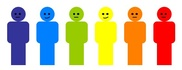
#> input picture images/assignment4/seg1.jpg, 182 x 70 px, shrunk from 560 x 215 before the run; its folder holds 5 pictures in this run
$ python agglomerative-test.py   (Python 2 division)   (older library calls are emulated)
#> lines starting #> are read from the running program, lines starting #| are printed output that depends on the picture
### scripts/AgglomerativeClustering.py
import numpy as np
from collections import deque

class AgglomerativeClustering :
    def __init__( self , featureVector , nclusters = 6 ) :

        featureCopy = np.array(featureVector , copy = True , dtype = np.float)
        self.features = featureCopy.reshape(-1)

        self.sortingIndices = np.argsort(self.features)
        self.recoverIndices = np.argsort(self.sortingIndices)

        self.root = np.array(range(self.features.shape[ 0 ]))
        self.nclusters = nclusters
        self.clusterId = self.features.shape[ 0 ]
        self.children = {}
        self.sortedFeatures = \
            np.array(self.features[ self.sortingIndices ] , copy = True)

        print "Root shape:%d"%self.root.shape

        self.__mergeClusters__()
        self.__reconstructSegments__()
        self.labels = \
            np.array(self.root[ self.recoverIndices ] , copy = True)

    def __reconstructSegments__( self ) :
        print "Reconstruction.."
        clusters = deque([ self.clusterId - 1 ])
        while clusters and len(clusters) < self.nclusters :
            supercluster = clusters.popleft()
            try:
                (child1 , child2) = self.children.get(int(supercluster))
                clusters.extend([ int(child1) , int(child2) ])
            except:
                pass
        print clusters

        [ self.__markSegment__(root) for root in clusters ]
        print "[DONE] Reconstruction.."

    def __markSegment__( self , clusterRoot ) :
        segment = [ clusterRoot ]

        while segment :
            root = segment.pop()
            if root < self.features.shape[ 0 ] :
                self.root[ root ] = clusterRoot
            else :
                (child1 , child2) = self.children.get(root)
                segment.extend([ int(child1) , int(child2) ])

    def __mergeClusters__( self ) :
        clustersCount = self.features.shape[ 0 ]
        clusters = self.sortedFeatures
        root = np.array(self.root , copy = True)
        while clustersCount > 1 :

            if clustersCount != 2 :
                diff = np.abs(clusters - np.roll(clusters , +1))
                minIndices = np.argwhere(diff == diff.min())
            else :
                minIndices = np.array([ 0 ] , dtype = int)

            for i in range(minIndices.shape[ 0 ]) :
                idx = minIndices[ i ]
                cluster1 = root[ idx ]
                cluster2 = root[ (idx + 1) % root.shape[ 0 ] ]

                assert cluster1 != cluster2 , \
                    "Algorithm error, clusters:%d" % root.shape[ 0 ]

                clusterId = self.clusterId
                self.clusterId += 1

                self.children.update({clusterId: (cluster1 , cluster2)})

                root[ root == cluster1 ] = clusterId
                root[ root == cluster2 ] = clusterId

            # Reduce clusters
            unique , uniqueIndices = np.unique(root , return_index = True)
            for i in range(unique.shape[0]) :
                clusters[ clusters == unique[ i ]] = \
                    np.mean( clusters[ clusters == unique[ i ] ] )
            clusters = clusters[ uniqueIndices ]

            root = root[ uniqueIndices ]
            clustersCount = root.shape[ 0 ]
            print clustersCount

### assignment4-p2/agglomerative-test.py
from os import listdir
from os.path import isfile , join
import cv2
import sys
import time as time
import numpy as np

sys.path.append('../scripts')
from AgglomerativeClustering import AgglomerativeClustering


# Get file names in "./images" directory
imageFiles = [join("../images/assignment4" , f) for f in
              listdir("../images/assignment4") if
              isfile(join("../images/assignment4" , f))]

image = cv2.imread("../images/assignment4/seg1.jpg" )
#> image is the input picture: shape (70, 182, 3); mean B, G, R 169.7, 196.2, 210
image = cv2.cvtColor( image , cv2.COLOR_RGB2Luv  )
#> image: shape (70, 182, 3); mean of channels 0, 1, 2 204.6, 95.4, 125.6

imageCopy =  np.array( image , copy = True )
featureVector = np.array( imageCopy[ : , : , 2 ] , copy = True )
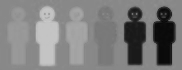
#> featureVector: shape (70, 182); min 7, max 201, mean 125.6
featureVector = featureVector.reshape(-1,1)
#> featureVector = 12740 values, max 201 at index 3867, min 7 at index 3984, mean 125.6

print("Compute unstructured hierarchical clustering...")
st = time.time()
agglomerative = AgglomerativeClustering( featureVector , nclusters = 7 )
#> in __init__, `featureCopy = np.array(featureVector , copy = True , dtype = np.float)`: featureCopy has the same summary as featureVector outside __init__
#> in __init__, `self.features = featureCopy.reshape(-1)`: self.features has the same summary as featureVector outside __init__
#> in __init__, `self.sortingIndices = np.argsort(self.features)`: self.sortingIndices = 12740 values, max 12739 at index 4599, min 0 at index 7734, mean 6369.5
#> in __init__, `self.recoverIndices = np.argsort(self.sortingIndices)`: self.recoverIndices = 12740 values, max 12739 at index 3867, min 0 at index 3984, mean 6369.5
#> in __init__, `self.sortedFeatures = \ np.array(self.features[ self.sortingIndices ] ..`: self.sortedFeatures = 12740 values from 7 to 201
#| Root shape:12740
#> the loop in __mergeClusters__, `while clustersCount > 1 : ` made 23 passes
#> (diff, minIndices, clusters) on passes 12 to 16: ([94, 98, 193, 191, 12, 45, 20, 6, 20, 41, 40, 15, 21, 82], [7], [106, 8, 201, 10, 22, 67, 87, 72, 112, 97, 118, 200, 93]), ([13, 98, 193, 191, 12, 45, 20, 15, 40, 15, 21, 82, 107], [4], [106, 8, 201, 10, 87, 72, 112, 97, 118, 200, 93, 22]), ([84, 98, 193, 191, 77, 15, 40, 15, 21, 82, 107, 71], [5, 7], [106, 8, 201, 10, 87, 200, 93, 22, 72, 97]), ([9, 98, 193, 191, 77, 113, 107, 71, 50, 25], [0], [201, 10, 87, 200, 93, 22, 72, 97, 106]), ([95, 191, 77, 113, 107, 71, 50, 25, 9], [8], [10, 87, 200, 93, 22, 72, 97, 201])
#> (diff, minIndices) on pass 11: ([83, 94, 98, 193, 191, 12, 45, 20, 6, 20, 41, 40, 15, 21, 1], [14])
#> after the loop in __mergeClusters__, `while clustersCount > 1 :`: self.children = 12739 items; self.clusterId = 25479
#> the loop in __reconstructSegments__, `while clusters and len(clusters) < self.nclusters :` made 6 passes
#> (supercluster, child1, child2) on passes 1 to 6: (25478, 25475, 25477), (25475, [25361], [25465]), (25477, [25476], [25474]), (25361, [25360], [14623]), (25465, [25464], [12738]), (25476, [25466], [25467])
#| deque([25474, 25360, 14623, 25464, 12738, 25466, 25467])
#> the loop in __markSegment__, `while segment :` made 22927 passes
#> (root, child1, child2) on passes 2, 3, 4, 6, 8, 10, 12, 14, 16, 18, 20, 22: (25473, [25472], [25304]), (25304, [25303], [13397]), (13397, [13396], [673]), (13396, [13395], [672]), (13395, [13394], [671]), (13394, [13393], [670]), (13393, [13392], [669]), (13392, [13391], [668]), (13391, [13390], [667]), (13390, [13389], [666]), (13389, [13388], [665]), (13388, [13387], [664])
#> (child1, child2) on pass 1: ([25468], [25473])
#> after the loop in __markSegment__, `while segment :`: segment = []; self.root = 12740 values, max 25474 at index 0, min 674 at index 674, mean 23056
#> the loop in __markSegment__ (call 2), `while segment :` made 43 passes
#> (root, child1, child2) on passes 2, 4, 6, 8, 10, 12, 15, 16, 18, 20, 22, 24: (14622, [14621], [1963]), (14621, [14620], [1962]), (14620, [14619], [1961]), (14619, [14618], [1960]), (14618, [14617], [1959]), (14617, [1957], [1958]), (25359, [25358], [14616]), (14616, [14615], [1956]), (14615, [14614], [1955]), (14614, [14613], [1954]), (14613, [14612], [1953]), (14612, [14611], [1952])
#> (child1, child2) on pass 1: ([25359], [14622])

labels = agglomerative.labels
classes,counts = np.unique( labels , return_counts =  True )
labels = labels.reshape( image.shape[0] , image.shape[1] )
image = cv2.cvtColor( image , cv2.COLOR_Luv2RGB  )
imageCopy = cv2.cvtColor( imageCopy , cv2.COLOR_Luv2RGB  )

print labels.shape
#| (70, 182)
print classes , counts
#| [12738 14623 25360 25464 25466 25467 25474] [    1     2    22     2    39  1210 11464]

for i in range(classes.shape[0]) :
    imageCopy[ labels == classes[i] , : ] = \
        np.mean(  imageCopy[ labels == classes[i] , : ]  )
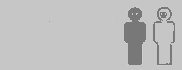
#> imageCopy: shape (70, 182, 3); min 120, max 207, mean 190.6

elapsed_time = time.time() - st
print("Elapsed time: %.2fs" % elapsed_time)


cv2.imshow('image' , image)
cv2.imshow('output' ,  imageCopy )
cv2.waitKey(0)
cv2.destroyAllWindows()
